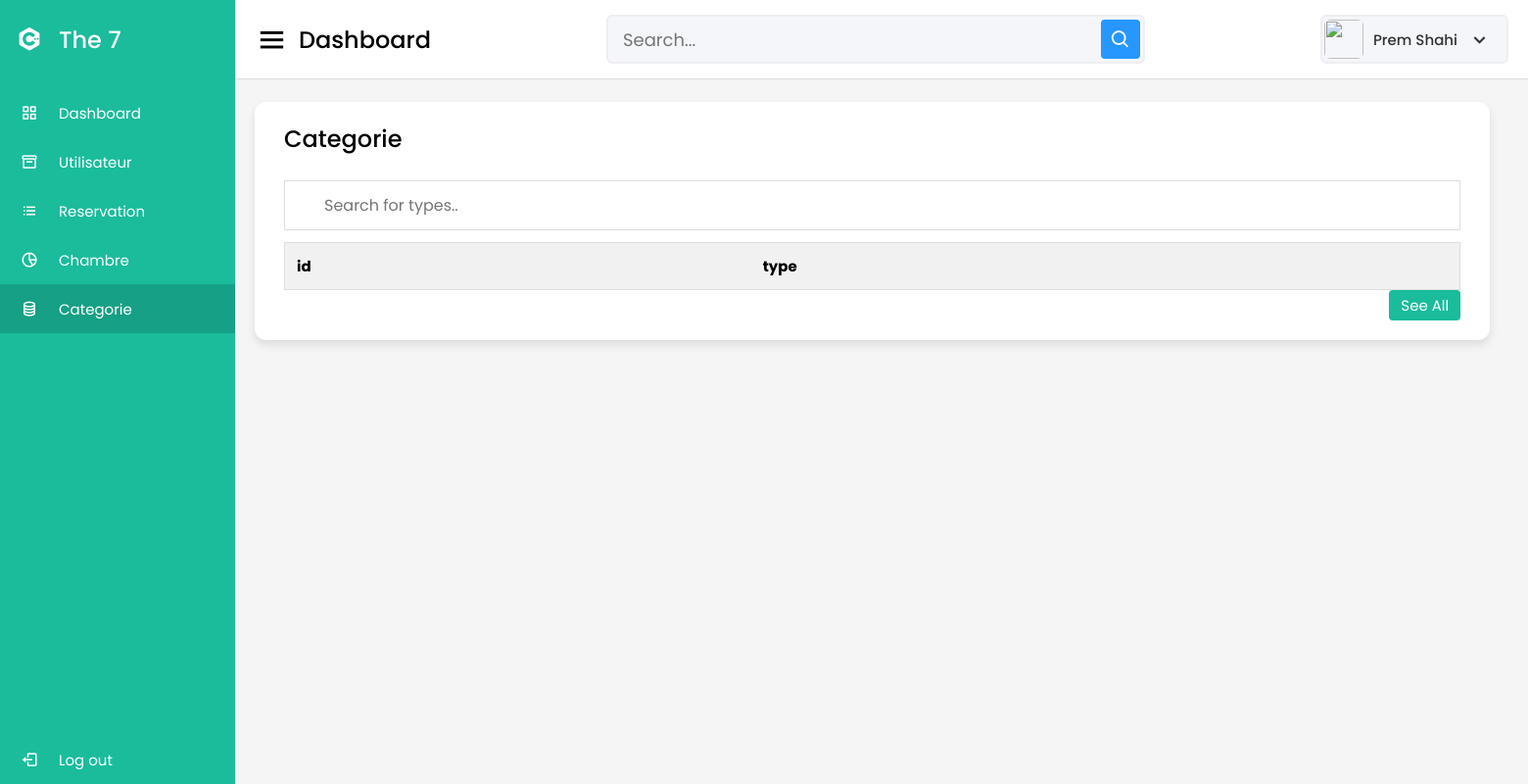
Before: /categorie/index.php with the older database file.
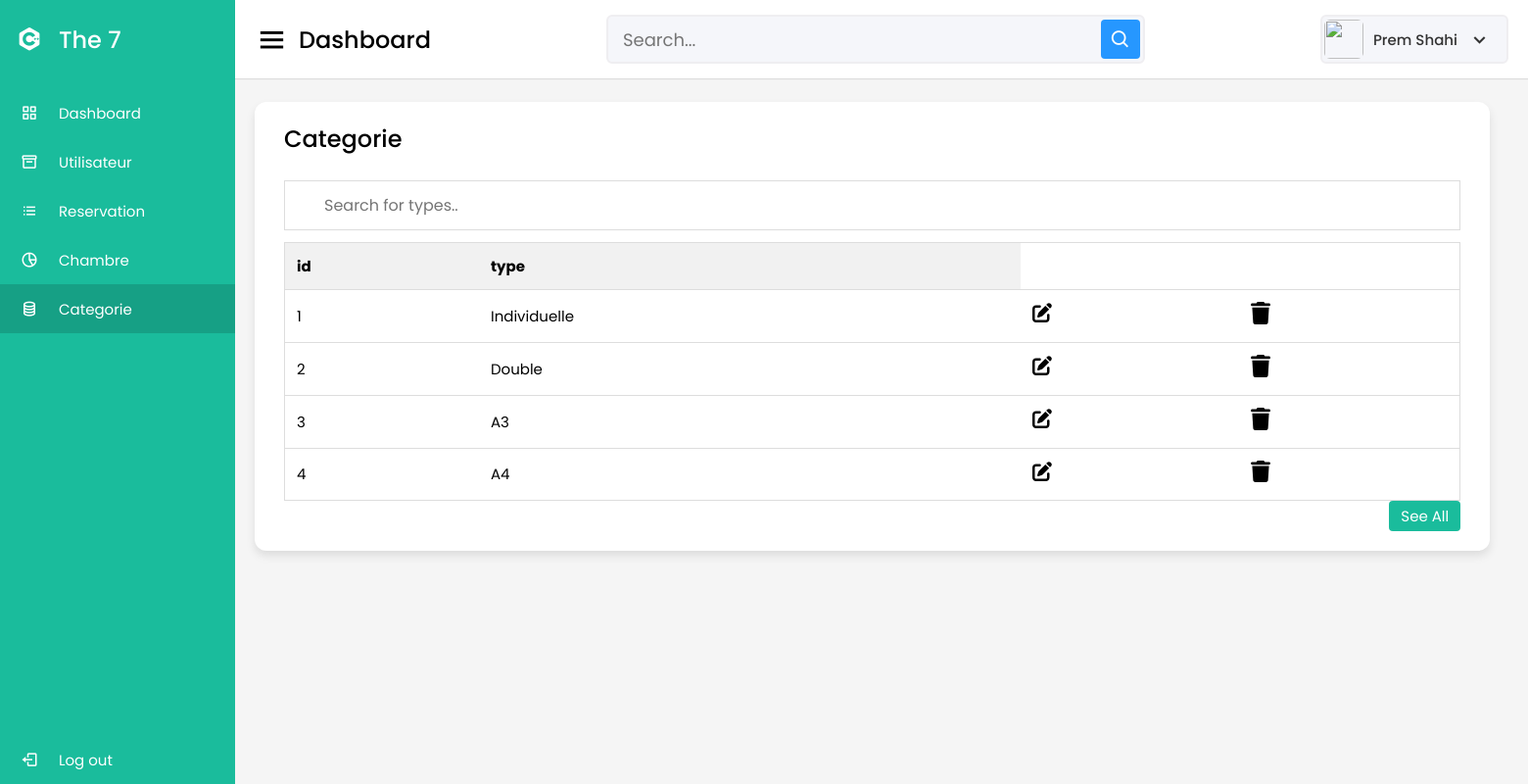
After: the same page with the newer database file.
### tables this page shows
CREATE TABLE IF NOT EXISTS `categorie` (
  `id` int(11) NOT NULL AUTO_INCREMENT,
  `type` varchar(255) NOT NULL,
  PRIMARY KEY (`id`)
);

### categorie/index.php (the view, shortened to what this page needs)
<!DOCTYPE html>
<html lang="en" dir="ltr">
  <head>
    <link rel="stylesheet" href="../css/style.css">
    <link href='https://unpkg.com/boxicons@2.0.7/css/boxicons.min.css' rel='stylesheet'>
   </head>
<body>
  <div class="sidebar">
    <div class="logo-details">
      <i class='bx bxl-c-plus-plus'></i>
      <span class="logo_name">The 7</span>
    </div>
      <ul class="nav-links">
        <li>
          <a href="../dashboard.php" >
            <i class='bx bx-grid-alt' ></i>
            <span class="links_name">Dashboard</span>
          </a>
        </li>
        <li>
          <a href="../Utilisateur/index.php" >
            <i class='bx bx-box' ></i>
            <span class="links_name">Utilisateur</span>
          </a>
        </li>
        <li>
          <a href="../Reservation/index.php">
            <i class='bx bx-list-ul' ></i>
            <span class="links_name">Reservation</span>
          </a>
        </li>
        <li>
          <a href="../chambre/index.php">
            <i class='bx bx-pie-chart-alt-2' ></i>
            <span class="links_name">Chambre</span>
          </a>
        </li>
        <li>
          <a href="#" class="active">
            <i class='bx bx-coin-stack' ></i>
            <span class="links_name">Categorie</span>
          </a>
        </li>
        <li class="log_out">
          <a href="#">
            <i class='bx bx-log-out'></i>
            <span class="links_name">Log out</span>
          </a>
        </li>
      </ul>
  </div>
  <section class="home-section">
    <nav>
      <div class="sidebar-button">
        <i class='bx bx-menu sidebarBtn'></i>
        <span class="dashboard">Dashboard</span>
      </div>
      <div class="search-box">
        <input type="text" placeholder="Search...">
        <i class='bx bx-search' ></i>
      </div>
      <div class="profile-details">
        <img src="images/profile.jpg" alt="">
        <span class="admin_name">Prem Shahi</span>
        <i class='bx bx-chevron-down' ></i>
      </div>
    </nav>
    <div class="home-content" style="width: 147%!important;">
    <?php
            $db = new connect();
            $query = "SELECT * FROM `categorie`";
            $stmt = $db->prepare($query);
            $stmt->execute();
?>
      <div class="sales-boxes" >
        <div class="recent-sales box">
          <div class="title">Categorie</div>
         <input type="text" id="myInput" onkeyup="myFunction()" placeholder="Search for types..">
          <div class="sales-details">
           <table  id="myTable">
            <tr class="header">
            <th>id</th>
                <th>type</th>
            </tr>
            <?php
        $ligne = $stmt->fetchAll(PDO::FETCH_ASSOC);
        foreach ($ligne as $value) {
        ?>
            <tr>
                <td> <?php echo $value["id"]; ?></td>
                <td><?php echo $value["type"]; ?></td>
                <td><a href="update.php?id=<?php echo $value["id"] ?>"> <img src="../fonts/pen-to-square-solid.svg"  style="width:20px;heigth:20px"alt=""></a></td>
                <td><a href="delete.php?id=<?php echo $value["id"] ?>"> <img src="../fonts/trash-solid.svg"  style="width:20px;heigth:20px"alt=""></a></td>
            </tr>
        <?php } ?>
           </table>
          </div>
          <div class="button">
            <a href="#">See All</a>
          </div>
        </div>
      </div>
    </div>
  </section>
</body>
</html>

Changed rows visible on the page:
added categorie: id "1", type "Individuelle"
added categorie: id "2", type "Double"
added categorie: id "3", type "A3"
added categorie: id "4", type "A4"
